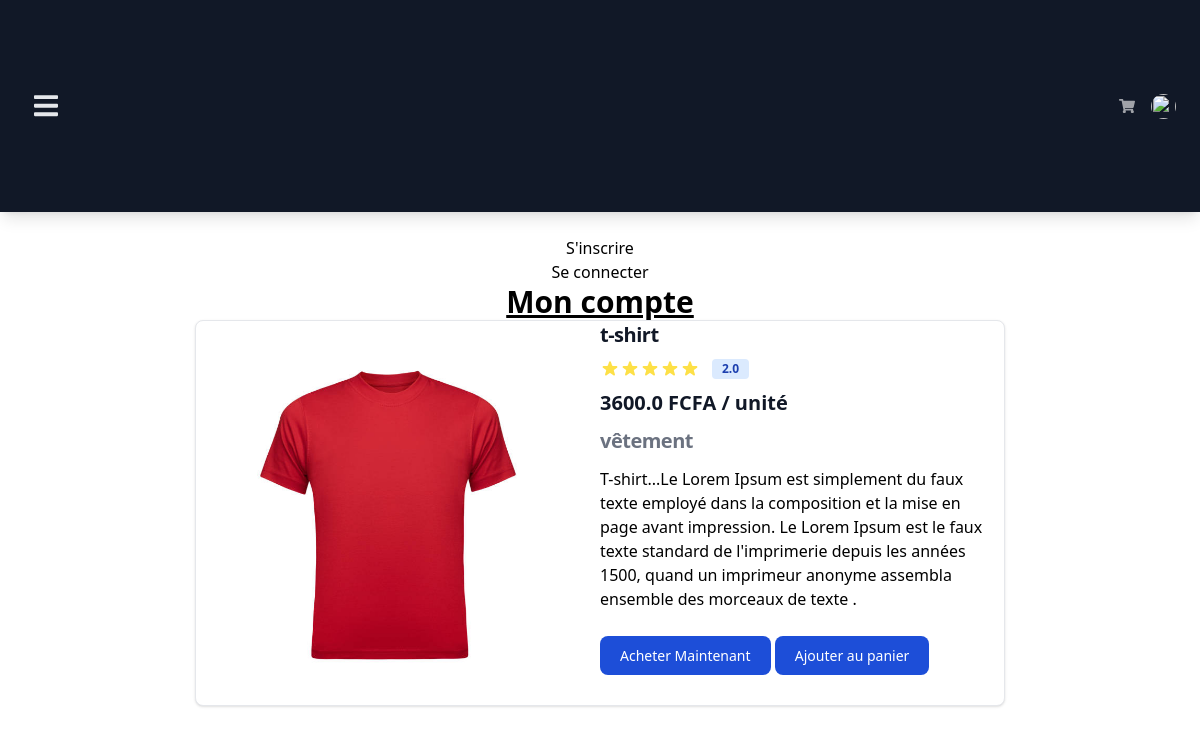
The app's page /boutique/article/1/ with its own data.
### ventes/models.py (models this page shows, shortened)
class Article(models.Model):
    designation = models.CharField(max_length=128, unique=True)
    pricePurchase = models.FloatField(default=0.0)
    benefitPercentage = models.IntegerField(default=0, validators=[MinValueValidator(0), MaxValueValidator(100)])
    stock = models.IntegerField(default=0)
    reduction = models.IntegerField(default=0, blank=True)
    description = models.TextField(blank=True)
    note = models.FloatField(default=0.0, blank=True, validators=[MinValueValidator(0.0), MaxValueValidator(5.0)])
    thumbnail = models.ImageField(upload_to="articles", blank=True, null=True)
    categorie = models.ForeignKey(Categorie, null=True, blank=True, on_delete=models.SET_NULL)
    def getSalePrice(self):
        return self.pricePurchase + (self.pricePurchase*self.benefitPercentage/100)

class Categorie(models.Model):
    wording = models.CharField(max_length=128)
    def __str__(self):
        return self.wording

### ventes/views.py (the view)
# urls.py: path('article/<int:id>/', views.details, name='article'),
def details(request, id):
    article = get_object_or_404(Article, pk=id)
    return render(request, 'store/details.html', context={'article' : article})

### ventes/templates/store/details.html (shortened to what this page needs)
{% extends 'base.html' %}
{% block content %}
    <div class="flex">
        <div class="w-full bg-white border border-gray-200 rounded-lg shadow dark:bg-gray-800 dark:border-gray-700 flex">
            <a href="{% url 'ventes:article' article.id %}">
                <img class="p-8 rounded-t-lg h-96" src="{{ article.thumbnail.url }}" alt="{{ article.designation }}" />
            </a>
            <div class="px-5">
                <div href="" class="flex flex-col ">
                    <h5 class="text-xl font-semibold tracking-tight text-gray-900 dark:text-white">{{ article.designation }}</h5>
                    <div class="flex items-center mt-2.5">
                        <span class="bg-blue-100 text-blue-800 text-xs font-semibold mr-2 px-2.5 py-0.5 rounded dark:bg-blue-200 dark:text-blue-800 ml-3">{{ article.note }}</span>
                    </div>
                    <span class="text-xl font-bold text-gray-900 dark:text-white mt-2.5">{{ article.getSalePrice }} FCFA / unité</span>
                </div>
                <div>
                <h5 class="text-xl font-semibold tracking-tight text-gray-500 dark:text-white mt-2.5">{{ article.categorie }}</h5>
                <div class="mt-3">
                    <p class="max-w-sm dark:text-white">{{ article.description }}</p>
                </div>
                <div class="mt-8">
                    <a href="#" class="text-white bg-blue-700 hover:bg-blue-800 focus:ring-4 focus:outline-none focus:ring-blue-300 font-medium rounded-lg text-sm px-5 py-2.5 text-center dark:bg-blue-600 dark:hover:bg-blue-700 dark:focus:ring-blue-800">Acheter Maintenant</a>
                    <a href="#" class="text-white bg-blue-700 hover:bg-blue-800 focus:ring-4 focus:outline-none focus:ring-blue-300 font-medium rounded-lg text-sm px-5 py-2.5 text-center dark:bg-blue-600 dark:hover:bg-blue-700 dark:focus:ring-blue-800">Ajouter au panier</a>
                </div>
             </div>
            </div>
        </div>
    </div>
{% endblock %}

### records on screen
Article: thumbnail (picture), designation "t-shirt", note "2.0", getSalePrice "3600.0", categorie "vêtement", description "T-shirt...Le Lorem Ipsum est simplement du faux texte employé dans la composition et la mise en page avant impression. Le Lorem Ipsum est le faux texte standard de l'imprimerie depuis les années 1500, quand un imprimeur anonyme assembla ensemble des morceaux de texte ."
